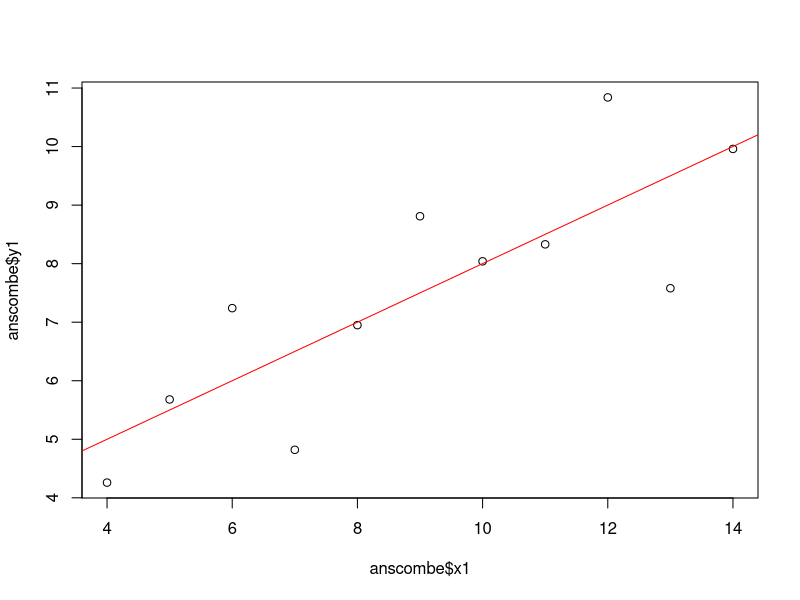
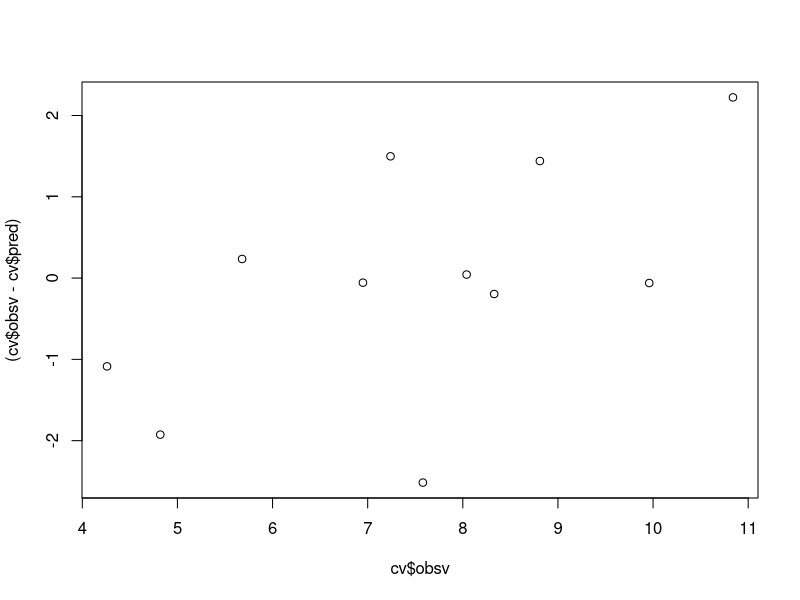

The R source for these figures, in order:
## ---- chunk 1
lmod <- lm(y1 ~ x1, data = anscombe)

plot(anscombe$x1, anscombe$y1)
abline(lmod, col = "red")

anova(lmod)
summary(lmod)
## ---- chunk 2
# Leave one out cross-validation
cv <- lapply(seq(nrow(anscombe)), function(i){
  train <- anscombe[-i,]
  test <- anscombe[i,]
  lmod <- lm(y1 ~ x1, data = train)
  pred <- predict(lmod, newdata = test)
  obsv <- test$y1
  data.frame(pred = pred,
             obsv = obsv,
             model_r_squared = summary(lmod)$r.squared)
})
cv <- do.call("rbind", cv)

ss_obsrv <- sum((cv$obsv - mean(cv$obsv))**2)
ss_model <- sum((cv$pred - mean(cv$obsv))**2)
ss_resid <- sum((cv$obsv - cv$pred)**2)

mss_obsrv <- ss_obsrv / (length(cv$obsv) - 1)
mss_model <- ss_model / 1
mss_resid <- ss_resid / (length(cv$obsv) - 2)

plot(cv$obsv, (cv$obsv - cv$pred))
## ---- chunk 3
data.frame(NAME = c("cross-validation F value",
                    "linear model F value", 
                    "cross-validatino r squared",
                    "lienar model r squared"),
           VALUE = c(round(mss_model / mss_resid, 2),
                     round(anova(lmod)$'F value'[1], 2),
                     round(1 - ss_resid / ss_obsrv, 2),
                     round(summary(lmod)$r.squared, 2)))

print("Range of r squared from the individual models computed in the cv:")
summary(cv$model_r_squared)
## ---- chunk 4
se <- function(x) sd(x, na.rm = TRUE)/sqrt(length(na.exclude(x)))

me <- round(mean(cv$pred - cv$obs, na.rm = TRUE), 2)
me_sd <- round(se(cv$pred - cv$obs), 2)
mae <- round(mean(abs(cv$pred - cv$obs), na.rm = TRUE), 2)
mae_sd <- round(se(abs(cv$pred - cv$obs)), 2)
rmse <- round(sqrt(mean((cv$pred - cv$obs)^2, na.rm = TRUE)), 2)
rmse_sd <- round(se((cv$pred - cv$obs)^2), 2)

data.frame(NAME = c("Mean error (ME)", "Std. error of ME", 
                    "Mean absolute error (MAE)", "Std. error of MAE", 
                    "Root mean square error (RMSE)", "Std. error of RMSE"),
           VALUE = c(me, me_sd,
                     mae, mae_sd,
                     rmse, rmse_sd))
## ---- chunk 5
range <- nrow(anscombe)
nbr <- nrow(anscombe) * 0.8

cv_sample <- lapply(seq(100), function(i){
  set.seed(i)
  smpl <- sample(range, nbr)
  train <- anscombe[smpl,]
  test <- anscombe[-smpl,]
  lmod <- lm(y1 ~ x1, data = train)
  pred <- predict(lmod, newdata = test)
  obsv <- test$y1
  resid <- obsv-pred
  ss_obsrv <- sum((obsv - mean(obsv))**2)
  ss_model <- sum((pred - mean(obsv))**2)
  ss_resid <- sum((obsv - pred)**2)
  mss_obsrv <- ss_obsrv / (length(obsv) - 1)
  mss_model <- ss_model / 1
  mss_resid <- ss_resid / (length(obsv) - 2)
  data.frame(pred = pred,
             obsv = obsv,
             resid = resid,
             ss_obsrv = ss_obsrv,
             ss_model = ss_model,
             ss_resid = ss_resid,
             mss_obsrv = mss_obsrv,
             mss_model = mss_model,
             mss_resid = mss_resid,
             r_squared = ss_model / ss_obsrv
  )
})
cv_sample <- do.call("rbind", cv_sample)

ss_obsrv <- sum((cv_sample$obsv - mean(cv_sample$obsv))**2)
ss_model <- sum((cv_sample$pred - mean(cv_sample$obsv))**2)
ss_resid <- sum((cv_sample$obsv - cv_sample$pred)**2)

mss_obsrv <- ss_obsrv / (length(cv_sample$obsv) - 1)
mss_model <- ss_model / 1
mss_resid <- ss_resid / (length(cv_sample$obsv) - 2)
## ---- chunk 6
data.frame(NAME = c("cross-validation F value",
                    "linear model F value", 
                    "cross-validatino r squared",
                    "lienar model r squared"),
           VALUE = c(round(mss_model / mss_resid, 2),
                     round(anova(lmod)$'F value'[1], 2),
                     round(1 - ss_resid / ss_obsrv, 2),
                     round(summary(lmod)$r.squared, 2)))

print("Range of r squared from the individual models computed in the cv:")
summary(cv$model_r_squared)
## ---- chunk 7
se <- function(x) sd(x, na.rm = TRUE)/sqrt(length(na.exclude(x)))

me <- round(mean(cv_sample$pred - cv_sample$obs, na.rm = TRUE), 2)
me_sd <- round(se(cv_sample$pred - cv_sample$obs), 2)
mae <- round(mean(abs(cv_sample$pred - cv_sample$obs), na.rm = TRUE), 2)
mae_sd <- round(se(abs(cv_sample$pred - cv_sample$obs)), 2)
rmse <- round(sqrt(mean((cv_sample$pred - cv_sample$obs)^2, na.rm = TRUE)), 2)
rmse_sd <- round(se((cv_sample$pred - cv_sample$obs)^2), 2)

data.frame(NAME = c("Mean error (ME)", "Std. error of ME", 
                    "Mean absolute error (MAE)", "Std. error of MAE", 
                    "Root mean square error (RMSE)", "Std. error of RMSE"),
           VALUE = c(me, me_sd,
                     mae, mae_sd,
                     rmse, rmse_sd))
